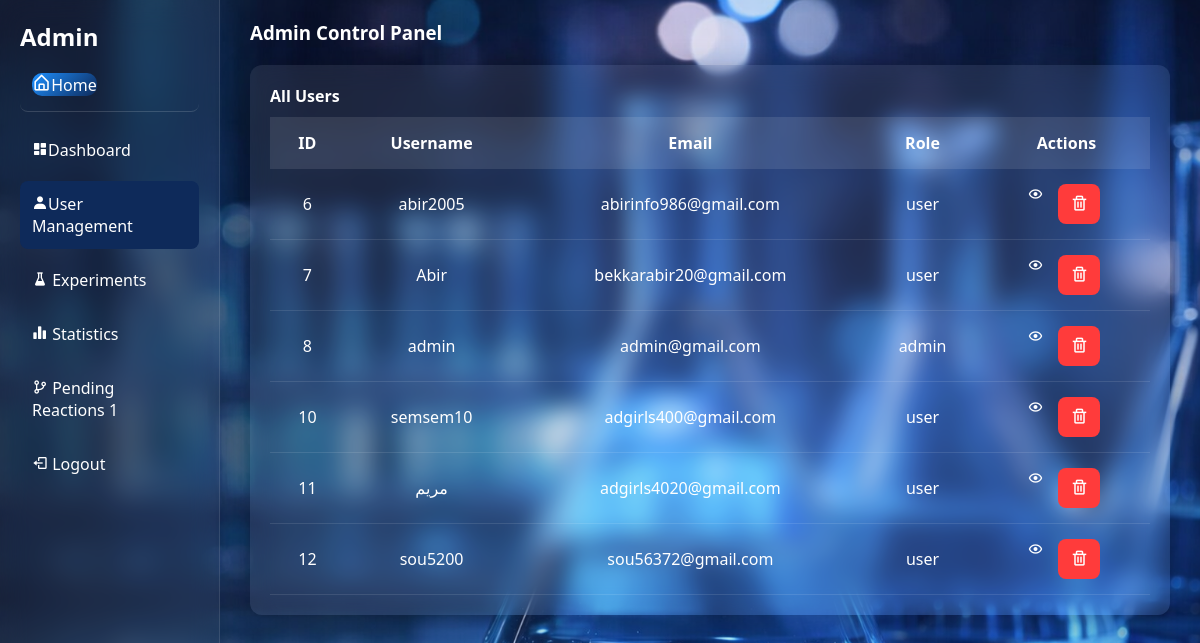
Page /admin/users (signed in) on the earlier database version.
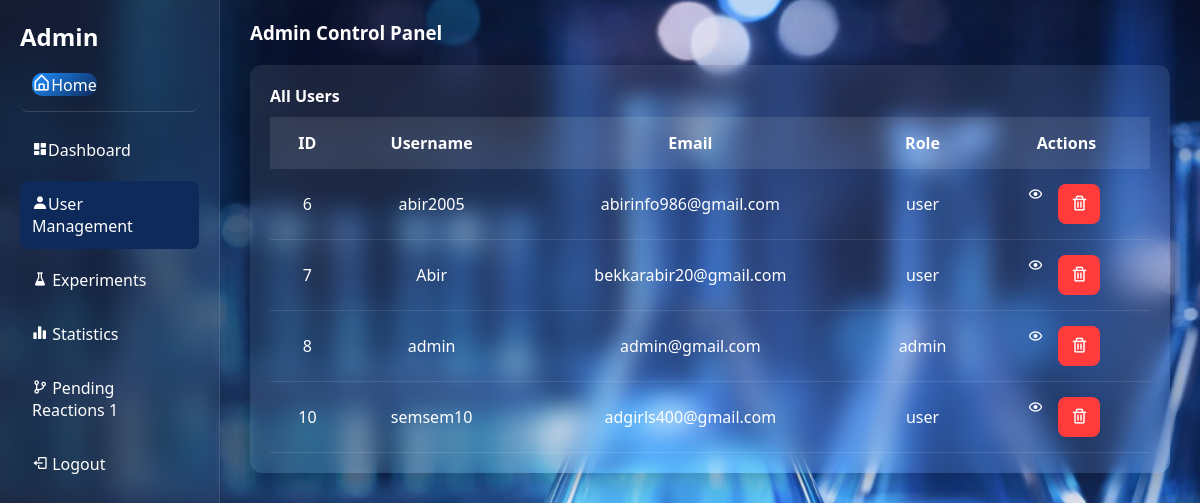
Same page on the later database version.
### tables this page shows
CREATE TABLE user (
        id INTEGER PRIMARY KEY AUTOINCREMENT,
        username TEXT NOT NULL,
        email TEXT UNIQUE NOT NULL,
        password TEXT NOT NULL,
        role TEXT CHECK(role IN ('admin', 'user')) NOT NULL
    , avatar TEXT DEFAULT 'default.png', first_name TEXT, institution  TEXT);

### routes/admin.py (the view)
@admin_bp.route("/users")
def users():
    if session.get("role") != "admin":
        return redirect(url_for("login.login"))
    db = get_db()
    user_id = session.get("user_id")
    user = db.execute("SELECT username, avatar FROM user WHERE id=?", (user_id,)).fetchone()
    user = dict(user) if user else {"username": "Admin", "avatar": "default.png"}
    users = db.execute("SELECT id, username, email, role FROM user").fetchall()
    db.close()
    return render_template("admin/admin_user.html", users=users, user=user)

### app.py (called while the page is built)
def get_locale():
    return session.get('lang', 'en')

@app.before_request
def set_language():
    lang = request.args.get('lang')
    if lang:
        session['lang'] = lang

@app.context_processor
def inject_globals():
    return dict(get_locale=get_locale)

@app.context_processor
def inject_notifications():
    conn = sqlite3.connect('database/chemical.db')
    c = conn.cursor()
    c.execute("SELECT COUNT(*) FROM pending_reactions WHERE status='pending'")
    count = c.fetchone()[0]
    conn.close()
    return dict(pending_count=count)

### database/db.py (called while the page is built)
def get_db():
    if "db" not in g:
        g.db = sqlite3.connect(DB_PATH)
        g.db.row_factory = sqlite3.Row
    return g.db

### templates/admin/admin_user.html (shortened to what this page needs)
<!doctype html>
<html lang="en">
<head>
    <link rel="stylesheet" href="/static/css/admin.css" />
    <link href="https://unpkg.com/boxicons@2.1.4/css/boxicons.min.css" rel="stylesheet"/>
</head>
<body>
    <div class="container">
        {% include 'admin/sidebar.html' %}
        <main class="main">
            <div class="topbar">
                  <h3>{{ _('Admin Control Panel') }}</h3>
            </div>
            <div class="table-box glass-table">
                <h4>{{ _('All Users') }}</h4>
                <table>
                    <thead>
                        <tr>
                            <th>{{ _('ID') }}</th>
                            <th>{{ _('Username') }}</th>
                            <th>{{ _('Email') }}</th>
                            <th>{{ _('Role') }}</th>
                            <th>{{ _('Actions') }}</th>
                        </tr>
                    </thead>
                    <tbody>
                        {% for user_item in users %}
                        <tr>
                            <td>{{ user_item[0] }}</td>
                            <td>{{ user_item[1] }}</td>
                            <td>{{ user_item[2] }}</td>
                            <td>{{ user_item[3] }}</td>
                            <td class="actions">
                                <a href="/admin/user/{{ user_item[0] }}" class="view-btn">
                                    <i class="bx bx-show"></i>
                                </a>
                                <form
                                    method="POST"
                                    action="/admin/user/{{ user_item[0] }}/delete"
                                    style="display:inline;"
                                    onsubmit="return confirm(`{{ _('Are you sure you want to delete this user? This cannot be undone.') }}`);">
                                    <button type="submit" class="delete-btn">
                                        <i class="bx bx-trash"></i>
                                    </button>
                                </form>
                            </td>
                        </tr>
                        {% endfor %}
                    </tbody>
                </table>
            </div>
        </main>
    </div>
</body>
</html>

### templates/admin/sidebar.html
<aside class="sidebar">
  <h2>{{ _('Admin') }}</h2>
  <ul class="menu">
    <li class="home-item">
      <a href="/">
        <i class="bx bx-home-alt"></i>{{ _('Home') }}
      </a>
    </li>
    <li class="{% if request.endpoint == 'admin.dashboard' %}active{% endif %}">
      <a href="{{ url_for('admin.dashboard') }}">
        <i class="bx bxs-dashboard"></i>{{ _('Dashboard') }}
      </a>
    </li>
    <li class="{% if request.endpoint == 'admin.users' %}active{% endif %}">
      <a href="{{ url_for('admin.users') }}">
        <i class="bx bxs-user"></i>{{ _('User Management') }}
      </a>
    </li>
    <li class="{% if request.endpoint == 'admin.experiments' %}active{% endif %}">
      <a href="{{ url_for('admin.experiments') }}">
        <i class="bx bxs-flask"></i> {{ _('Experiments') }}
      </a>
    </li>
    <li class="{% if request.endpoint == 'admin.statistics' %}active{% endif %}">
      <a href="{{ url_for('admin.statistics') }}">
        <i class="bx bxs-bar-chart-alt-2"></i> {{ _('Statistics') }}
      </a>
    </li>
    <li class="{% if request.endpoint == 'reaction.pending_reactions' %}active{% endif %}">
      <a href="{{ url_for('reaction.pending_reactions') }}">
        <i class="bx bx-git-branch"></i> {{ _('Pending Reactions') }}
        <span class="badge">{{ pending_count }}</span>
      </a>
    </li>
    <li>
      <a href="{{ url_for('logout') }}">
        <i class="bx bx-log-out"></i> {{ _('Logout') }}
      </a>
    </li>
  </ul>
</aside>

### static/css/admin.css (style rules this page uses)
:root { --primary-color: #1e90ff; --secondary-color: #0e2a5a; --success-color: #00ff99; --danger-color: #ff3b3b; --sidebar-bg: rgba(255,255,255,0.05); --main-bg: rgba(255,255,255,0.06); --right-bg: rgba(255,255,255,0.04); --table-bg: rgba(255,255,255,0.08); --table-header-bg: rgba(255,255,255,0.1); --font-color: white; --card-radius: 12px; --blur-effect: 15px; --logo-width: 120px; }
* { margin: 0; padding: 0; box-sizing: border-box; font-family: 'Segoe UI', sans-serif; color: var(--font-color); }
body { height: 100vh; background: url("../img/img1.png") no-repeat center center; background-size: cover; background-attachment: fixed; }
.container { display: grid; grid-template-columns: 220px 1fr; height: 100vh; }
.sidebar { width: 220px; background: var(--sidebar-bg); backdrop-filter: blur(var(--blur-effect)); padding: 20px; border-right: 1px solid rgba(255,255,255,0.1); }
.sidebar a { text-decoration: none; }
.menu li { list-style: none; padding: 12px; margin: 8px 0; border-radius: 8px; cursor: pointer; display: flex; align-items: center; gap: 10px; transition: 0.3s; }
.menu li:hover, .menu .active { background: var(--secondary-color); }
.main { flex: 1; padding: 20px 30px; }
.topbar { display: flex; justify-content: space-between; align-items: center; margin-bottom: 20px; }
.table-box, .glass-table { padding: 20px; background: var(--table-bg); border-radius: var(--card-radius); margin-top: 20px; backdrop-filter: blur(12px); box-shadow: 0 8px 32px rgba(0,0,0,0.3); }
table { width: 100%; border-collapse: collapse; color: var(--font-color); margin-top: 10px; }
thead { background: var(--table-header-bg); }
th, td { padding: 15px; text-align: center; }
tbody tr { border-bottom: 1px solid rgba(255,255,255,0.1); transition: 0.3s; }
.buttons, .actions { display: flex; gap: 10px; }
.actions { justify-content: center; }
.delete-btn { background: var(--danger-color); border: none; padding: 6px 10px; border-radius: 6px; color: white; cursor: pointer; }
.actions button { border: none; padding: 8px 12px; margin: 0 5px; border-radius: 8px; cursor: pointer; font-size: 18px; }
.menu li.home-item { border-bottom: 1px solid rgba(255, 255, 255, 0.15); margin-bottom: 15px; padding-bottom: 15px; }
.menu li.home-item a { background: linear-gradient(135deg, var(--primary-color), #0e2a5a); border-radius: 10px; transition: all 0.3s ease; }
.menu li.home-item a i { font-size: 1.2rem; animation: pulse 2s infinite; }

Differences in the rows shown:
removed user: id "11", username "مريم", email "adgirls4020@gmail.com", role "user"
removed user: id "12", username "sou5200", email "sou56372@gmail.com", role "user"
